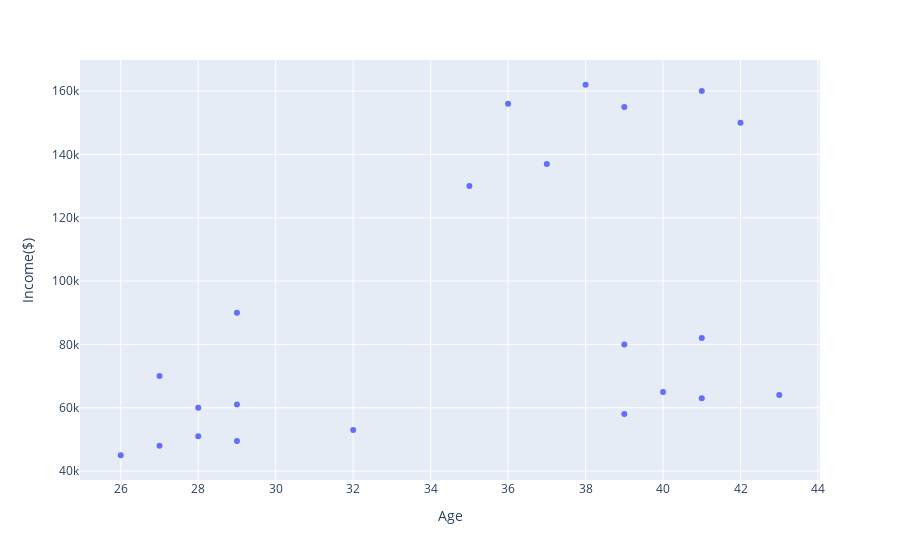

Notebook source saved alongside this figure:
### Code cell
px.scatter(x='Age',y='Income($)',data_frame=df)

### Figure 1 — Plotly figure (JSON) as saved in the notebook; plotly's stock layout.template omitted (floating-point values rounded to 4 significant figures)
{"data": [{"hovertemplate": "Age=%{x}<br>Income($)=%{y}<extra></extra>", "legendgroup": "", "marker": {"color": "#636efa", "symbol": "circle"}, "mode": "markers", "name": "", "orientation": "v", "showlegend": false, "type": "scatter", "x": [27, 29, 29, 28, 42, 39, 41, 38, 36, 35, 37, 26, 27, 28, 29, 32, 40, 41, 43, 39, 41, 39], "xaxis": "x", "y": [70000, 90000, 61000, 60000, 150000, 155000, 160000, 162000, 156000, 130000, 137000, 45000, 48000, 51000, 49500, 53000, 65000, 63000, 64000, 80000, 82000, 58000], "yaxis": "y"}], "layout": {"legend": {"tracegroupgap": 0}, "margin": {"t": 60}, "xaxis": {"anchor": "y", "domain": [0, 1], "title": {"text": "Age"}}, "yaxis": {"anchor": "x", "domain": [0, 1], "title": {"text": "Income($)"}}}}
